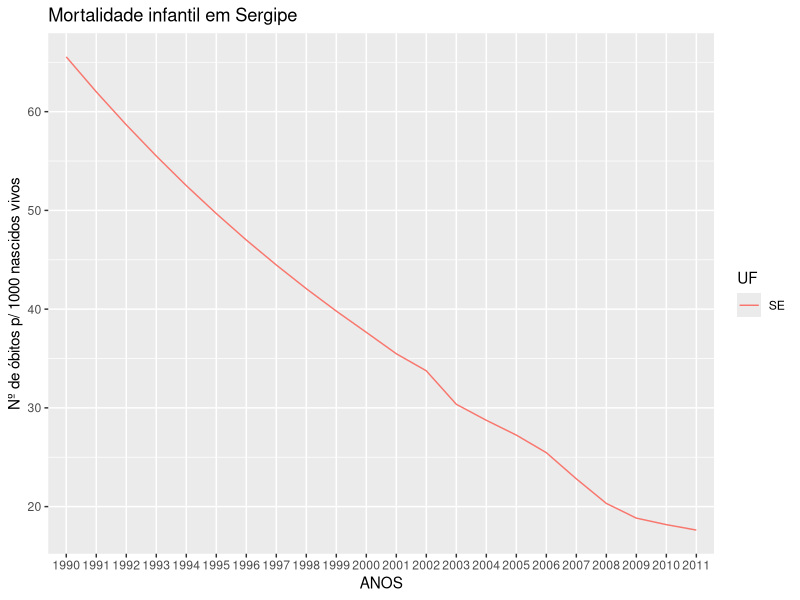
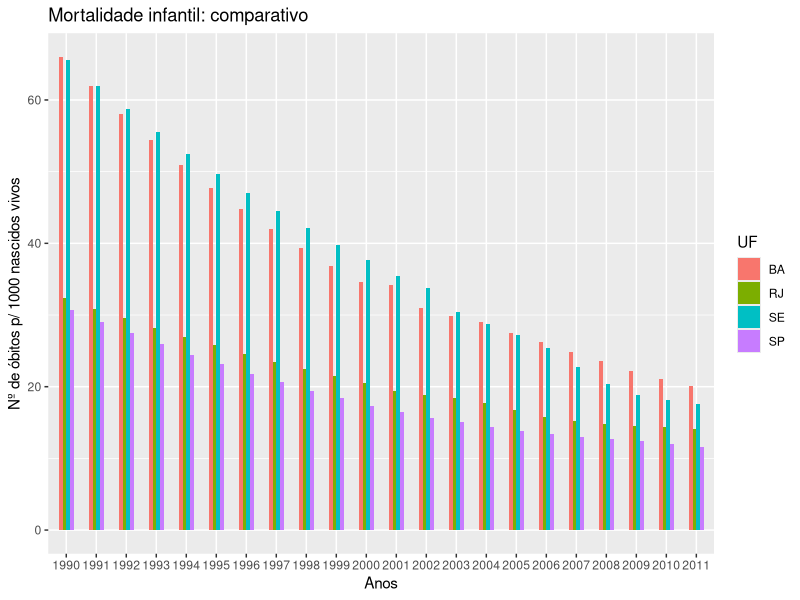
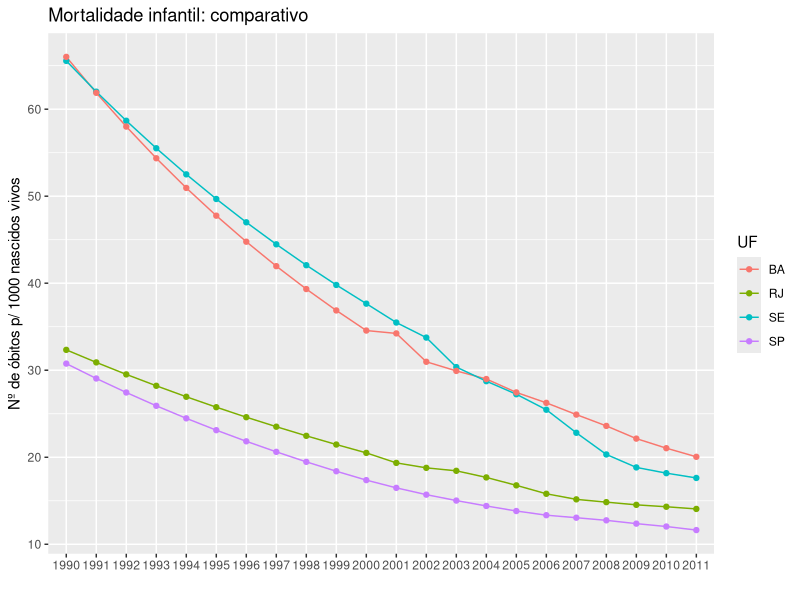
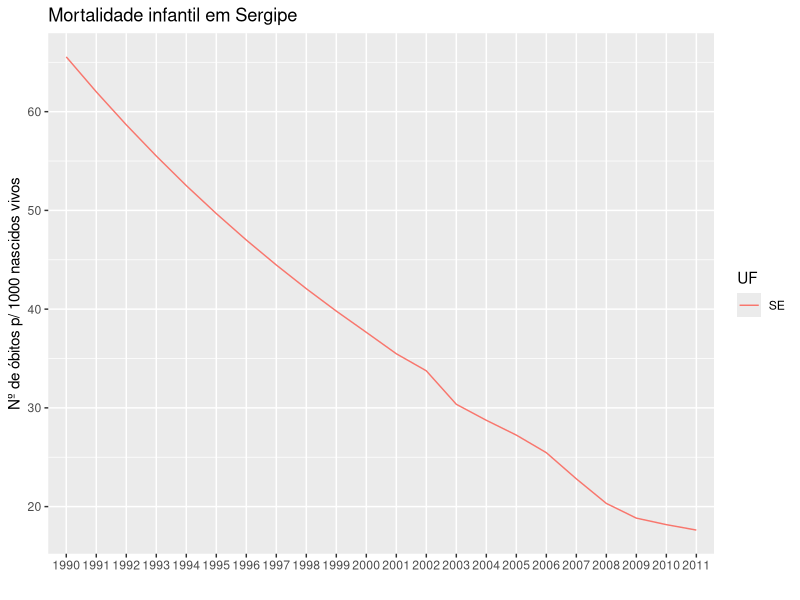
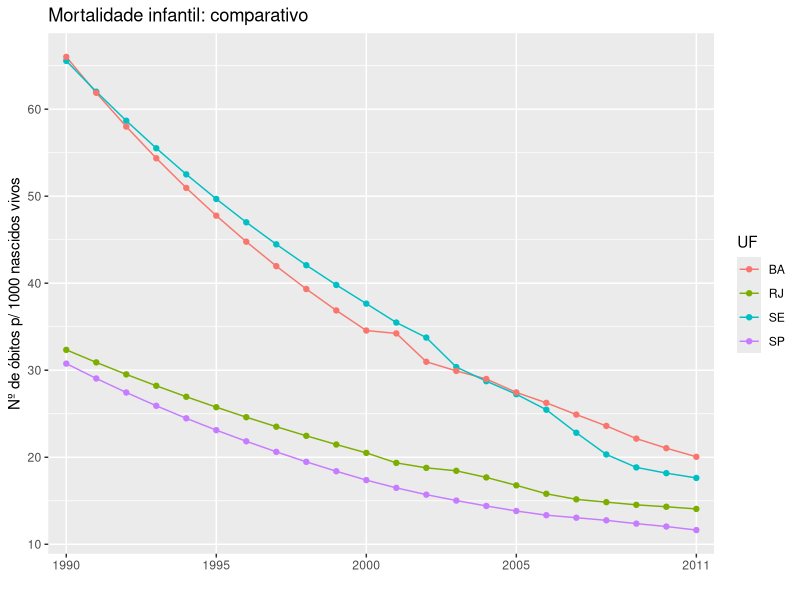
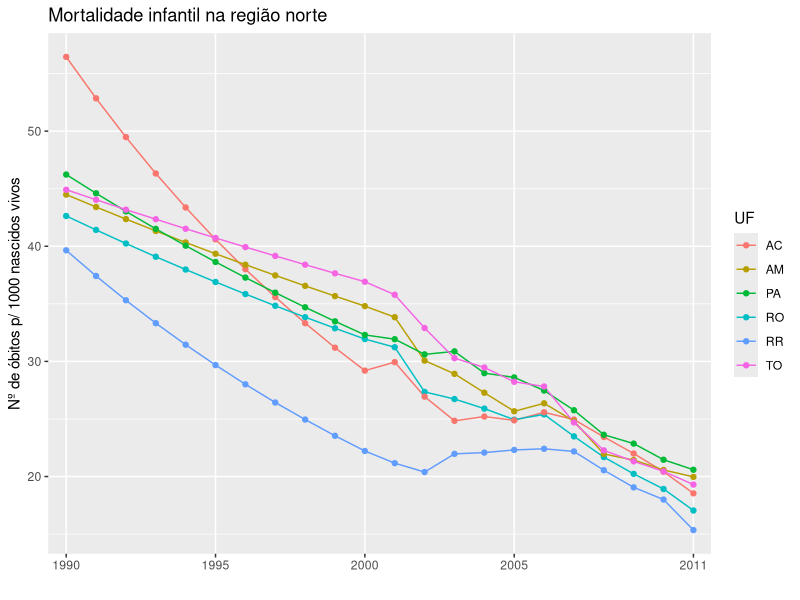

These charts were generated, in order, by the following R code:
#Script R minicurso de R p/ análise de dados da saúde

#aula 2 - leitura de arquivos e pacotes

library(ggplot2)
library(dplyr)
library(tidyr)

#ler os dados de mortalidade do arquivo
dados <- read.csv2("mortalidade.csv", header = TRUE, sep=";", check.names=FALSE)

#reorganizar os dados
dados_organizados = dados %>% gather("ANOS","MORT",2:23)

#filtrar os dados apenas de Sergipe
sergipe = dados_organizados %>% filter(UF=="SE")

#plotar o gráfico de linhas com os dados de Sergipe
ggplot(sergipe,  aes(x=ANOS)) + 
  geom_line(aes(y = MORT, group = 1, colour=UF)) +
  xlab("ANOS") + ylab("Nº de óbitos p/ 1000 nascidos vivos") + ggtitle("Mortalidade infantil em Sergipe")

#filtrar os dados de alguns estados p/ comparação
estados = dados_organizados %>% filter(UF=="SE" | UF =="SP" | UF == "BA" | UF == "RJ")

#plotar um gráfico de barras p/ comparação
ggplot(data = estados, aes (x=ANOS, y=MORT, fill=UF))+ 
  geom_bar(stat='identity', width=0.5, position = "dodge") +
  labs(x='Anos', y='Nº de óbitos p/ 1000 nascidos vivos', title="Mortalidade infantil: comparativo")

#plotar um gráfico de pontos e linhas para comparação
ggplot(data = estados, aes(x = factor(ANOS), y = MORT, colour = UF)) +       
  geom_line(aes(group = UF)) + geom_point()+
  xlab(" ") + ylab("Nº de óbitos p/ 1000 nascidos vivos") +
  ggtitle("Mortalidade infantil: comparativo")

#Exportar o gráfico para arquivo
png("mortalidade_sergipe.png")

ggplot(sergipe,  aes(x=ANOS)) + 
  geom_line(aes(y = MORT, group = 1, colour=UF)) +
  xlab(" ") + ylab("Nº de óbitos p/ 1000 nascidos vivos") + 
  ggtitle("Mortalidade infantil em Sergipe")

dev.off()

pdf("mortalidade_comparativo.pdf")
ggplot(data = estados, aes(x = factor(ANOS), y = MORT, colour = UF)) +       
  geom_line(aes(group = UF)) + geom_point()+
  xlab(" ") + ylab("Nº de óbitos p/ 1000 nascidos vivos") +
  scale_x_discrete(breaks = c(1990, 1995, 2000, 2005, 2011)) +
  ggtitle("Mortalidade infantil: comparativo")
dev.off()
#tiff()
#jpeg()


#Exercício criar um gráfico comparativo da mortalidade entre os estados da região norte
#Salvar o gráfico em PDF
mort_norte = dados_organizados %>% filter(UF=="AC" | UF =="AM" | UF == "PA" 
                                       | UF == "RO" | UF == "RR" | UF == "TO" )
pdf("mortalidade_norte.pdf")
ggplot(data = mort_norte, aes(x = factor(ANOS), y = MORT, colour = UF)) +       
  geom_line(aes(group = UF)) + geom_point()+
  xlab(" ") + ylab("Nº de óbitos p/ 1000 nascidos vivos") +
  scale_x_discrete(breaks = c(1990, 1995, 2000, 2005, 2011)) +
  ggtitle("Mortalidade infantil na região norte")
dev.off()

#cálculo da mínima, média, máximo, e sumário da mortalidade em Sergipe
mean(sergipe$MORT)
min(sergipe$MORT)
max(sergipe$MORT)
summary(sergipe$MORT)